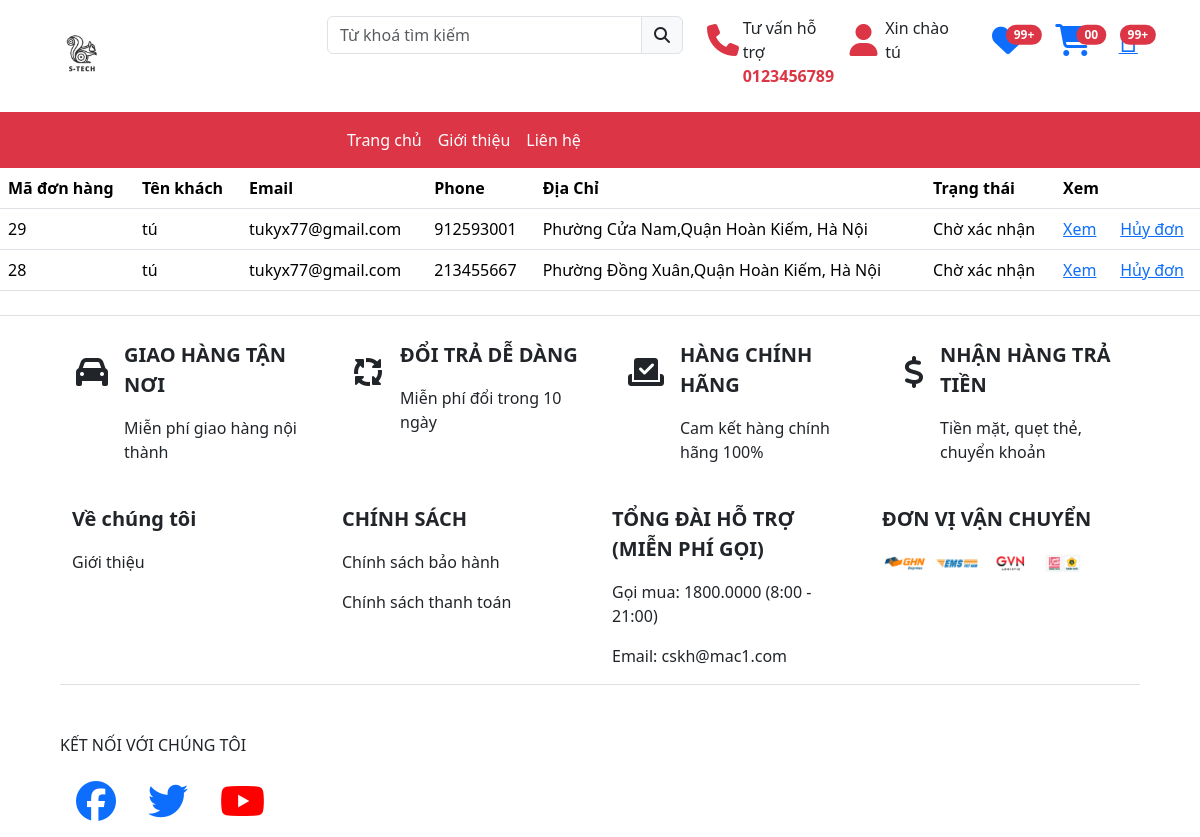
The app's page /user_don_hang.php (signed in), older data.
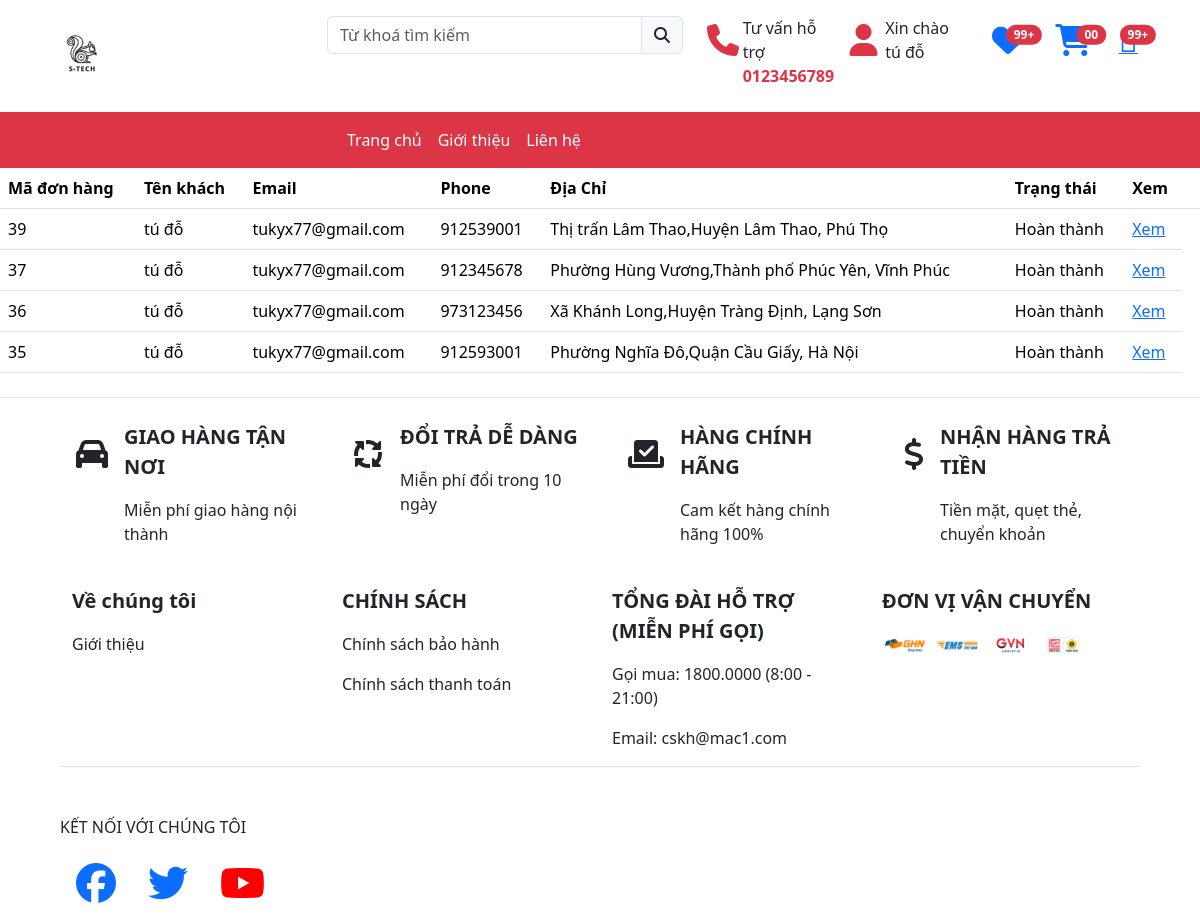
The same page, newer data.
### tables this page shows
CREATE TABLE `don_hang` (
  `id_don_hang` int(10) NOT NULL,
  `ma_khach_hang` int(10) DEFAULT NULL,
  `ten_khach_hang` varchar(399) NOT NULL,
  `email_khach_hang` varchar(399) NOT NULL,
  `xa` int(10) NOT NULL,
  `huyen` int(10) NOT NULL,
  `tinh` int(10) NOT NULL,
  `sdt` int(10) NOT NULL,
  `trang_thai` tinyint(4) NOT NULL,
  `dateOrder` datetime NOT NULL DEFAULT current_timestamp()
);

CREATE TABLE `phuong_xa` (
  `id_phuong_xa` int(10) NOT NULL,
  `id_quan_huyen` int(10) NOT NULL,
  `ten_phuong_xa` varchar(299) NOT NULL
);

CREATE TABLE `quan_huyen` (
  `id_quan_huyen` int(10) NOT NULL,
  `id_tinh` int(10) NOT NULL,
  `ten_quan_huyen` varchar(100) NOT NULL
);

CREATE TABLE `tinh` (
  `id_tinh` int(10) NOT NULL,
  `ten_tinh` varchar(199) NOT NULL
);

### controller/c_don_hang.php (called while the page is built, shortened)
<?php
include_once "model/m_don_hang.php";
class C_don_hang{
    function quan_ly_don_hang_user($id){
        $m_don_hang = new M_don_hang();
        $don_hang_user=$m_don_hang->don_hang_user($id);
        include("view_site/layout/index.php");
    }
}

### view_site/layout/content/index.php (called while the page is built)
<?php
require("$view");

### model/database.php (called while the page is built, shortened)
<?php
class database
{
    public function pdo_get_connection()
    {
        $servername = 'localhost';
        $username = 'root';
        $pass = '';
        try {
            $con = new PDO("mysql:host=$servername;dbname=du_an1", $username, $pass);
            $con->setAttribute(PDO::ATTR_ERRMODE, PDO::ERRMODE_EXCEPTION);
            return $con;
        } catch (Exception $ex) {
            echo $ex->getMessage();
            echo $ex->getLine();
            echo $ex->getFile();
        }
    }
    public function pdo_query($sql, $sql_args = [])
    {
        try {
            $con = $this->pdo_get_connection();
            $stmt = $con->prepare($sql);
            $stmt->execute($sql_args);
            $rows = $stmt->fetchAll();
            return $rows;
        } catch (PDOException $ex) {
            throw $ex;
        }
    }
}

### model/m_don_hang.php (called while the page is built, shortened)
<?php
include_once "database.php";
class M_don_hang extends database{
    function don_hang_user($id){
        $sql="SELECT * FROM don_hang INNER JOIN phuong_xa ON don_hang.xa=phuong_xa.id_phuong_xa INNER JOIN quan_huyen ON don_hang.huyen=quan_huyen.id_quan_huyen INNER JOIN tinh ON don_hang.tinh=tinh.id_tinh WHERE ten_khach_hang='$id' Order By id_don_hang desc";
        return $this->pdo_query( $sql );
    }
}

### view_site/don_hang/user_donhang.php (the view, shortened to what this page needs)
<table class="table">
    <thead class="thead-dark">
        <tr>
            <th scope="col">Mã đơn hàng</th>
            <th scope="col">Tên khách</th>
            <th scope="col">Email</th>
            <th scope="col">Phone</th>
            <th scope="col">Địa Chỉ</th>
            <th scope="col">Trạng thái</th>
            <th scope="col">Xem</th>
            <th scope="col"></th>
        </tr>
    </thead>
    <tbody>
        <?php
        foreach ($don_hang_user as  $loai) {
        ?>
            <tr>
                <td><?php echo $loai['id_don_hang'] ?></td>
                <td><?php echo $loai['ten_khach_hang'] ?></td>
                <td><?php echo $loai['email_khach_hang'] ?></td>
                <td><?php echo $loai['sdt'] ?></td>
                <td><?php echo $loai['ten_phuong_xa'].','.$loai['ten_quan_huyen'].','.$loai['ten_tinh']; ?></td>
                <td><?php
                    if($loai['trang_thai'] == 1){
                        echo 'Chờ xác nhận';
                    }else if($loai['trang_thai'] == 2){
                        echo 'Đã xác nhận';
                    }else if($loai['trang_thai'] == 3){
                        echo 'Đang vận chuyển';
                    }else if($loai['trang_thai'] == 4){
                        echo 'Giao hàng thành công';
                    }else if($loai['trang_thai'] == 5){
                        echo 'Hoàn thành';
                    }?></td>
                <td><a href="user_don_hang.php?ma_don=<?php echo $loai['id_don_hang'] ?>">Xem</a></td>
                <?php
                    if($loai['trang_thai'] == 1){
                       ?>
                       <td><a href="user_don_hang.php?huy_ma_don=<?php echo $loai['id_don_hang'] ?> "id="cancelButton">Hủy đơn</a></td>
                       <?php
                    }
                    ?>
            </tr>
        <?php } ?>
    </tbody>
</table>

### user_don_hang.php (shortened to what this page needs)
<?php
include "controller/c_don_hang.php";
$c_don_hang = new c_don_hang();
if(isset($_SESSION['ho_ten'])){
    $c_don_hang->quan_ly_don_hang_user($_SESSION['ho_ten']);
}

### view_site/layout/index.php (shortened to what this page needs)
<!DOCTYPE html>
<html lang="en">
<head>
    <link href="https://cdn.jsdelivr.net/npm/bootstrap@5.3.1/dist/css/bootstrap.min.css" rel="stylesheet">
    <link rel="stylesheet" href="https://cdnjs.cloudflare.com/ajax/libs/font-awesome/6.4.2/css/all.min.css" />
    <link rel="stylesheet" href="public/css/css.css">
    <link rel="stylesheet" href="https://cdnjs.cloudflare.com/ajax/libs/font-awesome/6.4.2/css/all.min.css" />
    <link rel="stylesheet" href="https://code.jquery.com/ui/1.12.1/themes/base/jquery-ui.css">
</head>
<body>
    <div>
        <?php
        require("header/index.php");
        require("content/index.php");
        require("footer/index.php");
        ?>
    </div>
</body>
</html>

### view_site/layout/header/index.php (shortened to what this page needs)
<section class="my_header">
    <div class="container py-3">
        <div class="row">
            <div class="col-md-3 ">
                <a href="./index.php">
                    <img src="public/asset/logo.jpg" style="width:5rem" alt="">
                </a>
            </div>
            <div class="col-md-4">
            <form action="" method="post">
                <div class="input-group mb-3">
                    <input type="text" class="form-control" name="search" required placeholder="Từ khoá tìm kiếm "
                        aria-label="Recipient's username" aria-describedby="basic-addon2">
                    <button type="submit" class="input-group-text" name="search-btn" id="basic-addon2"><i class="fa-solid fa-magnifying-glass"></i></button>
                </div>
                </form>
            </div>
            <div class="col-md-3">
                <div class="row">
                    <div class="col">
                        <div class="row">
                            <div class="col-3">
                                <div class="fs-2 text-danger"><i class="fa-solid fa-phone"></i></div>
                            </div>
                            <div class="col-9">
                                Tư vấn hỗ trợ<br>
                                <strong class="text-danger">0123456789</strong>
                            </div>
                        </div>
                    </div>
                    <div class="col">
                        <div class="row">
                            <div class="col-3 ">
                                <div class="fs-2 text-danger dropdown">
                                    <?php
                                    if (isset($_SESSION['ho_ten'])) {
                                        echo '<div class="" id="avatar" style="" >';
                                        echo '<i class="fa-solid fa-user"></i>';
                                        echo '</div>';
                                    } else {
                                        echo '<i class="fa-solid fa-user"></i>';
                                    }
                                    ?>
                                </div>
                            </div>
                            <div class="col-9">
                                <?php
                                if (isset($_SESSION['ho_ten'])) {
                                    $ho_ten = $_SESSION['ho_ten'];
                                    echo 'Xin chào<br>' . $ho_ten;
                                } else {
                                    echo '<a style="text-decoration: none" href="dang_ky_dang_nhap.php">';
                                    echo 'Xin chào<br>';
                                    echo '<strong class="text-danger">Đăng nhập</strong> </a>';
                                }
                                ?>
                            </div>
                        </div>
                    </div>
                </div>
            </div>
            <div class="col-md-2">
                <div class="row">
                    <div class="col"><a href="#" class=" position-relative">
                            <span class="fs-2 "><i class="fa-solid fa-heart"></i></span>
                            <span
                                class="position-absolute top-0 start-100 translate-middle badge rounded-pill bg-danger">
                                99+
                            </span>
                        </a></div>
                    <?php if (1) { ?>
                    <div class="col"><a href="./gio_hang.php" class=" position-relative">
                            <span class="fs-2 "><i class="fa-solid fa-cart-shopping"></i></i></span>
                            <span
                                class="position-absolute top-0 start-100 translate-middle badge rounded-pill bg-danger">
                                00
                            </span>
                        </a></div>
                    <?php } ?>
                    <div class="col"><a href="#" class=" position-relative">
                            <span class="fs-2 "><i class="fa-duotone fa-inbox"></i></span>
                            <span
                                class="position-absolute top-0 start-100 translate-middle badge rounded-pill bg-danger">
                                99+
                            </span>
                        </a></div>
                </div>
            </div>
        </div>
    </div>
</section>
<div><?php require("menu.php"); ?></div>

### view_site/layout/header/menu.php (shortened to what this page needs)
<section class="my_menu bg-danger">
    <div class="container">
        <div class="row">
            <div class="col-md-3"></div>
            <div class="col-md-9">
                <nav class="navbar navbar-expand-lg bg-body-danger col-md-8">
                    <div class="container-fluid">
                        <div class="collapse navbar-collapse" id="navbarSupportedContent">
                            <ul class="navbar-nav me-auto mb-2 mb-lg-0">
                                <li class="nav-item">
                                    <a class="nav-link text-white active" aria-current="page" href="index.php">Trang
                                        chủ</a>
                                </li>
                                <li class="nav-item">
                                    <a class="nav-link  text-white active" aria-current="page" href="about.php">Giới thiệu</a>
                                </li>
                                <li class="nav-item">
                                    <a class="nav-link  text-white active" aria-current="page" href="#">Liên hệ</a>
                                </li>
                            </ul>
                        </div>
                    </div>
                </nav>
            </div>
        </div>
    </div>
</section>

### view_site/layout/footer/index.php (shortened to what this page needs)
<div id="footer" class="mt-4 container-fluid border-top ">
    <div id="footer-1" class="my-4 mx-5">
        <div class="row">
            <div class="col-lg-3 col-md-4 col-sm-6 d-flex">
                <i class="fa-solid fa-car fs-2 pr-2 m-3"></i>
                <div class="d-flex flex-column ">
                    <p class="fw-bold fs-5">GIAO HÀNG TẬN NƠI</p>
                    <p class="fs-6">Miễn phí giao hàng nội thành</p>
                </div>
            </div>
            <div class="col-lg-3 col-md-4 col-sm-6 d-flex ">
                <i class="fa-solid fa-arrows-spin fs-2 pr-1 m-3"></i>
                <div class="d-flex flex-column ">
                    <p class="fw-bold fs-5">ĐỔI TRẢ DỄ DÀNG</p>
                    <p class="fs-6">Miễn phí đổi trong 10 ngày</p>
                </div>
            </div>
            <div class="col-lg-3 col-md-4 col-sm-6 d-flex ">
                <i class="fa-solid fa-check-to-slot fs-2 pr-1 m-3"></i>
                <div class="d-flex flex-column ">
                    <p class="fw-bold fs-5">HÀNG CHÍNH HÃNG</p>
                    <p class="fs-6">Cam kết hàng chính hãng 100%</p>
                </div>
            </div>
            <div class="col-lg-3 col-md-4 col-sm-6 d-flex ">
                <i class="fa-solid fa-dollar-sign fs-2 pr-1 m-3"></i>
                <div class="d-flex flex-column ">
                    <p class="fw-bold fs-5">NHẬN HÀNG TRẢ TIỀN
                    </p>
                    <p class="fs-6">Tiền mặt, quẹt thẻ, chuyển khoản
                    </p>
                </div>
            </div>
        </div>
    </div>
    <div id="footer-2">
        <div class="row mx-5">
            <div class="col-lg-3 col-md-4 col-sm-6">
                <div class="d-flex flex-column ">
                    <p class="fw-bold fs-5">Về chúng tôi</p>
                    <a>
                        <p class="fs-6">Giới thiệu</p>
                    </a>
                </div>
            </div>
            <div class="col-lg-3 col-md-4 col-sm-6">
                <div class="d-flex flex-column ">
                    <p class="fw-bold fs-5">CHÍNH SÁCH</p>
                    <a>
                        <p class="fs-6">Chính sách bảo hành</p>
                        <p class="fs-6">Chính sách thanh toán</p>
                    </a>
                </div>
            </div>
            <div class="col-lg-3 col-md-4 col-sm-6">
                <div class="d-flex flex-column ">
                    <p class="fw-bold fs-5"> TỔNG ĐÀI HỖ TRỢ (MIỄN PHÍ GỌI)</p>
                    <a>
                        <p class="fs-6">Gọi mua: 1800.0000 (8:00 - 21:00)</p>
                        <p class="fs-6">Email: cskh@mac1.com</p>
                    </a>
                </div>
            </div>
            <div class="col-lg-3 col-md-4 col-sm-6">
                <div class="d-flex flex-column ">
                    <p class="fw-bold fs-5">ĐƠN VỊ VẬN CHUYỂN</p>
                    <a>
                        <img src="public/asset/f-2.png" style="width: 200px;" alt="">
                    </a>
                </div>
            </div>
        </div>
    </div>
    <div id="footer-3" class="border-top d-flex mx-5 justify-content-between">
        <div class="d-flex mt-5 flex-column">
            <p>KẾT NỐI VỚI CHÚNG TÔI</p>
            <nav class="nav nav-pills flex-column flex-sm-row">
                <a class="flex-sm-fill text-sm-center nav-link " aria-current="page" href="#"><i class="fa-brands fa-facebook fs-1 pb-2"></i></a>
                <a class="flex-sm-fill text-sm-center nav-link " href="#"><i class="fa-brands fa-twitter fs-1 pb-2"></i></a>
                <a class="flex-sm-fill text-sm-center nav-link " style="color:red" href="#"><i class="fa-brands fa-youtube fs-1 pb-2"></i></a>
              </nav>
        </div>
    </div>
</div>

Row changes from the older to the newer data that the page shows:
removed don_hang: id_don_hang "29", ten_khach_hang "tú", email_khach_hang "tukyx77@gmail.com", sdt "912593001", xa.ten_phuong_xa "Phường Cửa Nam", huyen.ten_quan_huyen "Quận Hoàn Kiếm", tinh.ten_tinh "Hà Nội", trang_thai "Chờ xác nhận"
removed don_hang: id_don_hang "28", ten_khach_hang "tú", email_khach_hang "tukyx77@gmail.com", sdt "213455667", xa.ten_phuong_xa "Phường Đồng Xuân", huyen.ten_quan_huyen "Quận Hoàn Kiếm", tinh.ten_tinh "Hà Nội", trang_thai "Chờ xác nhận"
added don_hang: id_don_hang "39", ten_khach_hang "tú đỗ", email_khach_hang "tukyx77@gmail.com", sdt "912539001", xa.ten_phuong_xa "Thị trấn Lâm Thao", huyen.ten_quan_huyen "Huyện Lâm Thao", tinh.ten_tinh "Phú Thọ", trang_thai "Hoàn thành"
added don_hang: id_don_hang "37", ten_khach_hang "tú đỗ", email_khach_hang "tukyx77@gmail.com", sdt "912345678", xa.ten_phuong_xa "Phường Hùng Vương", huyen.ten_quan_huyen "Thành phố Phúc Yên", tinh.ten_tinh "Vĩnh Phúc", trang_thai "Hoàn thành"
added don_hang: id_don_hang "36", ten_khach_hang "tú đỗ", email_khach_hang "tukyx77@gmail.com", sdt "973123456", xa.ten_phuong_xa "Xã Khánh Long", huyen.ten_quan_huyen "Huyện Tràng Định", tinh.ten_tinh "Lạng Sơn", trang_thai "Hoàn thành"
added don_hang: id_don_hang "35", ten_khach_hang "tú đỗ", email_khach_hang "tukyx77@gmail.com", sdt "912593001", xa.ten_phuong_xa "Phường Nghĩa Đô", huyen.ten_quan_huyen "Quận Cầu Giấy", tinh.ten_tinh "Hà Nội", trang_thai "Hoàn thành"
Text that changed along with them:
$ho_ten: "tú" → "tú đỗ"
